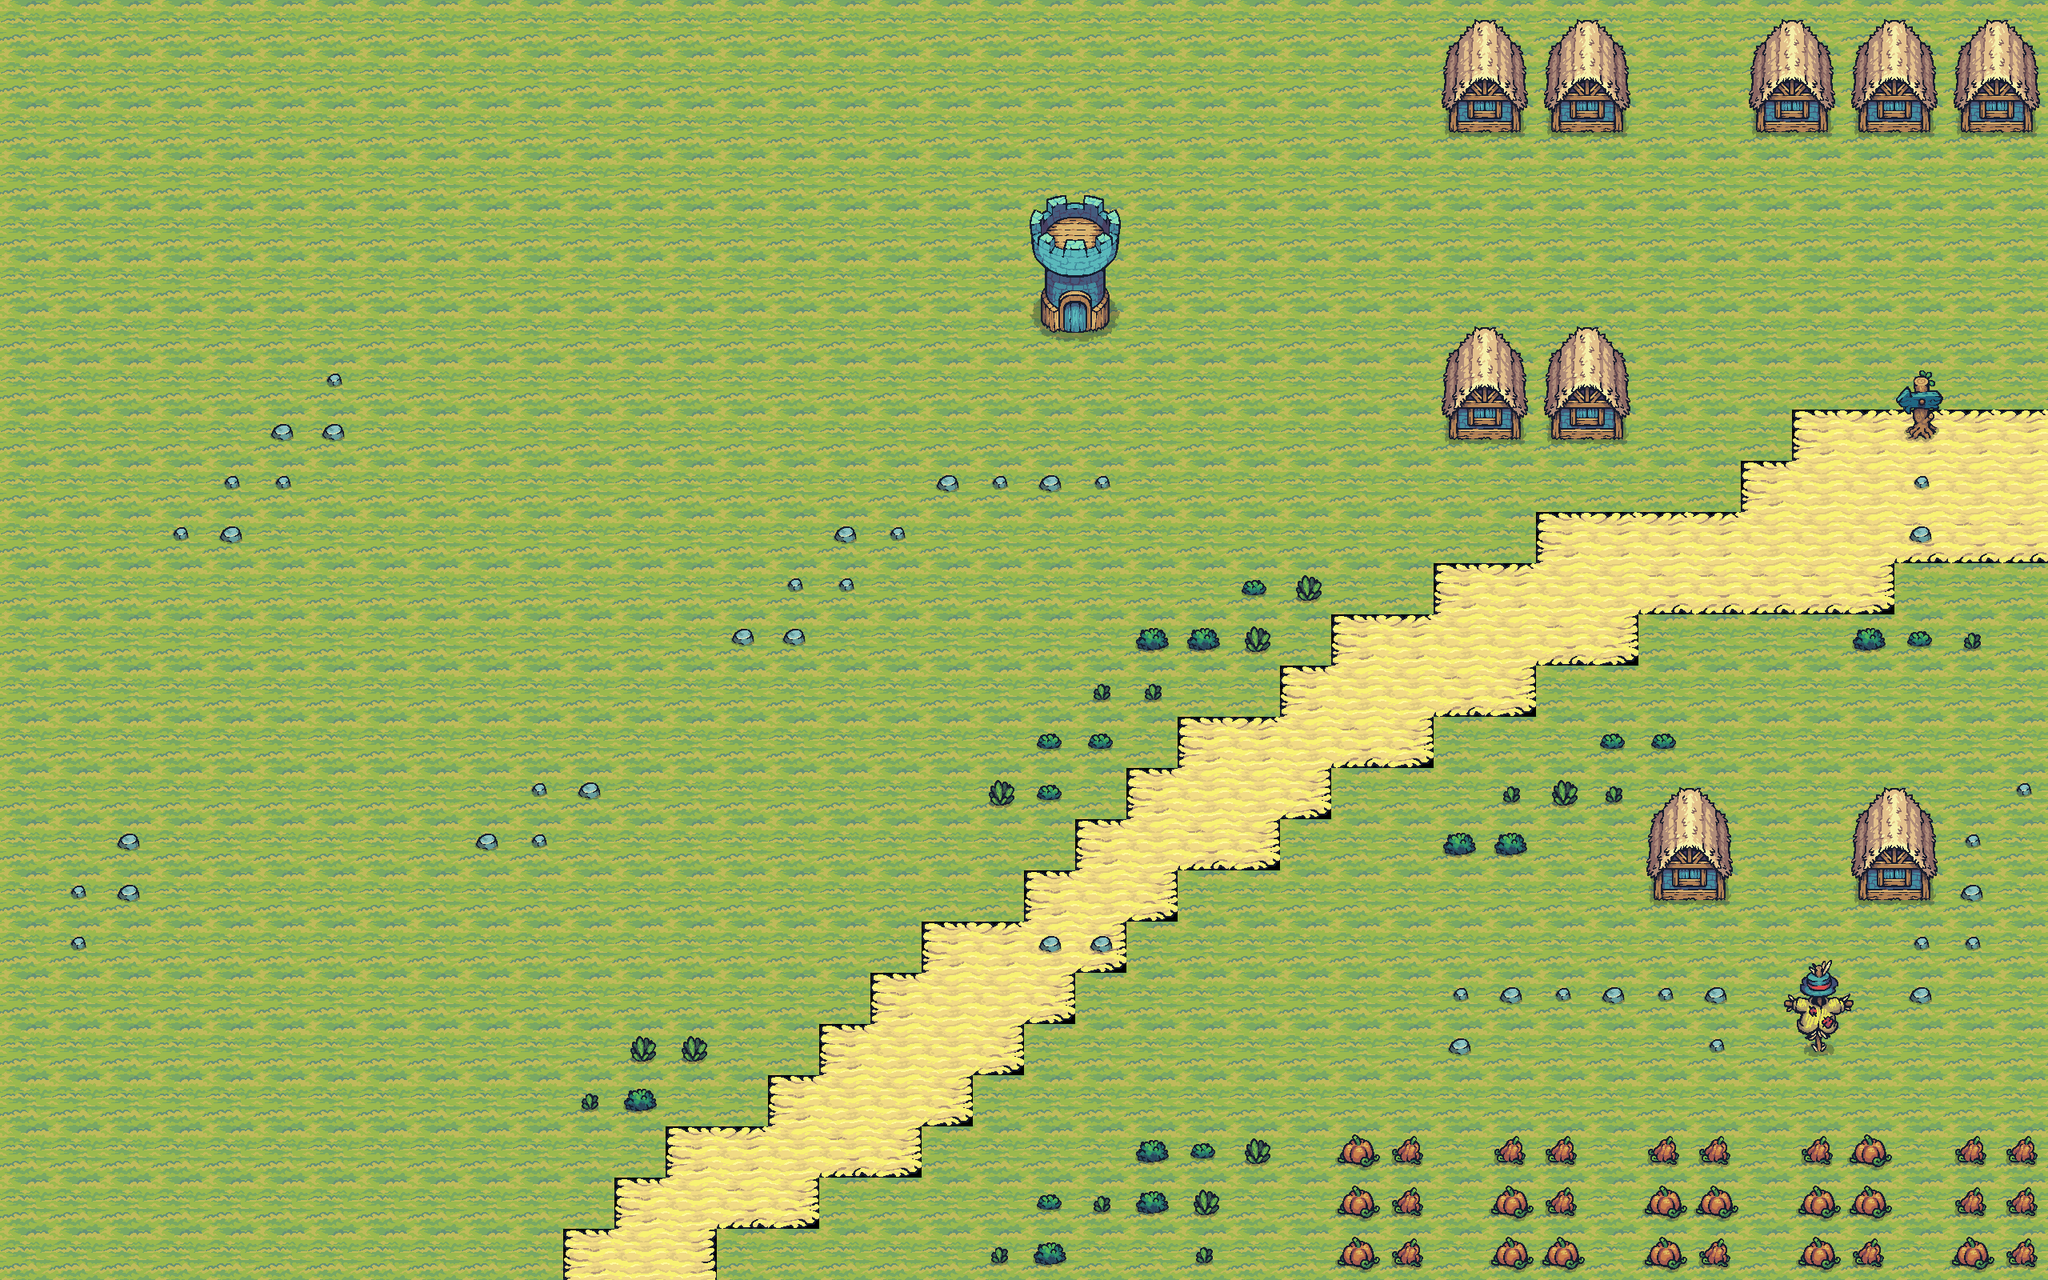

Below is a game level as drawn by its tile map, then a one-line description and the .tmx that defines it (tile-layer data replaced by summaries):
An orthogonal 40x25 tile map with 64x64 px tiles, 4 tile layers (water, ground, props, buildings), 15 tilesets and 22 objects (6x peasant, 4x warrior, 4x torch, 3x tnt, 2x barrel, ...).

<map version="1.8" tiledversion="1.8.6" orientation="orthogonal" renderorder="right-down" width="40" height="25" tilewidth="64" tileheight="64" infinite="0" nextlayerid="6" nextobjectid="161">
 <tileset firstgid="1" source="water.tsx" />
 <tileset firstgid="2" source="foam.tsx" />
 <tileset firstgid="74" source="ground-flat.tsx" />
 <tileset firstgid="114" source="props.tsx" />
 <tileset firstgid="142" source="bridge.tsx" />
 <tileset firstgid="154" source="house.tsx" />
 <tileset firstgid="160" source="castle.tsx" />
 <tileset firstgid="180" source="tower.tsx" />
 <tileset firstgid="188" source="archer.tsx" />
 <tileset firstgid="692" source="warrior.tsx" />
 <tileset firstgid="1124" source="tnt.tsx" />
 <tileset firstgid="1313" source="torch.tsx" />
 <tileset firstgid="1628" source="barrel.tsx" />
 <tileset firstgid="1749" source="sheep.tsx" />
 <tileset firstgid="1764" source="peasant.tsx" />
 <layer id="1" name="water" width="40" height="25">
  <data>[1000 cells, 0 non-empty, 0 distinct tile ids]</data>
 </layer>
 <layer id="2" name="ground" width="40" height="25">
  <data>[1000 cells, 1000 non-empty, 7 distinct tile ids]</data>
 </layer>
 <layer id="3" name="props" width="40" height="25">
  <data>[1000 cells, 119 non-empty, 16 distinct tile ids]</data>
 </layer>
 <layer id="4" name="buildings" width="40" height="25">
  <data>[1000 cells, 62 non-empty, 14 distinct tile ids]</data>
 </layer>
 <objectgroup id="5" name="objects">
  <object id="4" name="archer" gid="213" x="1317.04" y="295.618" width="64" height="64">
   <properties>
    <property name="behavior" type="class" propertytype="behavior">
     <properties>
      <property name="type" value=":offensive" />
     </properties>
    </property>
    <property name="character" type="class" propertytype="character">
     <properties>
      <property name="attack-cooldown" type="float" value="1" />
      <property name="attack-range" type="float" value="300" />
      <property name="damage-max" type="int" value="15" />
      <property name="damage-min" type="int" value="15" />
      <property name="movement-speed" type="float" value="40" />
      <property name="projectile-speed" type="float" value="200" />
      <property name="vision-range" type="float" value="500" />
     </properties>
    </property>
    <property name="health" type="class" propertytype="health">
     <properties>
      <property name="points" type="int" value="50" />
     </properties>
    </property>
    <property name="sprite" type="class" propertytype="sprite">
     <properties>
      <property name="name" value=":archer-blue" />
      <property name="sequence-name" value=":idle" />
     </properties>
    </property>
   </properties>
  </object>
  <object id="10" name="warrior" gid="711" x="2144.86" y="622.437" width="64" height="64">
   <properties>
    <property name="behavior" type="class" propertytype="behavior">
     <properties>
      <property name="type" value=":offensive" />
     </properties>
    </property>
    <property name="character" type="class" propertytype="character">
     <properties>
      <property name="attack-cooldown" type="float" value="0.6" />
      <property name="attack-range" type="float" value="50" />
      <property name="damage-max" type="int" value="60" />
      <property name="damage-min" type="int" value="60" />
      <property name="melee-attack" type="bool" value="true" />
      <property name="movement-speed" type="float" value="50" />
      <property name="team" type="int" value="0" />
      <property name="vision-range" type="float" value="400" />
     </properties>
    </property>
    <property name="health" type="class" propertytype="health">
     <properties>
      <property name="points" type="int" value="200" />
     </properties>
    </property>
    <property name="sprite" type="class" propertytype="sprite">
     <properties>
      <property name="name" value=":warrior-blue" />
     </properties>
    </property>
   </properties>
  </object>
  <object id="11" name="tnt" gid="1146" x="119.298" y="1461.16" width="64" height="64">
   <properties>
    <property name="behavior" type="class" propertytype="behavior">
     <properties>
      <property name="type" value=":offensive" />
     </properties>
    </property>
    <property name="character" type="class" propertytype="character">
     <properties>
      <property name="attack-cooldown" type="float" value="0.8" />
      <property name="attack-range" type="float" value="250" />
      <property name="damage-max" type="int" value="10" />
      <property name="damage-min" type="int" value="10" />
      <property name="movement-speed" type="float" value="30" />
      <property name="projectile-speed" type="float" value="100" />
      <property name="splash-attack" type="bool" value="true" />
      <property name="team" type="int" value="1" />
      <property name="vision-range" type="float" value="1000" />
     </properties>
    </property>
    <property name="health" type="class" propertytype="health">
     <properties>
      <property name="points" type="int" value="50" />
     </properties>
    </property>
    <property name="sprite" type="class" propertytype="sprite">
     <properties>
      <property name="name" value=":tnt-red" />
     </properties>
    </property>
   </properties>
  </object>
  <object id="12" name="torch" gid="1335" x="277.301" y="1390.97" width="64" height="64">
   <properties>
    <property name="behavior" type="class" propertytype="behavior">
     <properties>
      <property name="type" value=":offensive" />
     </properties>
    </property>
    <property name="character" type="class" propertytype="character">
     <properties>
      <property name="attack-cooldown" type="float" value="0.4" />
      <property name="attack-range" type="float" value="50" />
      <property name="damage-max" type="int" value="15" />
      <property name="damage-min" type="int" value="15" />
      <property name="fire-damage" type="int" value="10" />
      <property name="melee-attack" type="bool" value="true" />
      <property name="movement-speed" type="float" value="50" />
      <property name="team" type="int" value="1" />
      <property name="vision-range" type="float" value="1000" />
     </properties>
    </property>
    <property name="health" type="class" propertytype="health">
     <properties>
      <property name="points" type="int" value="150" />
     </properties>
    </property>
    <property name="sprite" type="class" propertytype="sprite">
     <properties>
      <property name="name" value=":torch-red" />
     </properties>
    </property>
   </properties>
  </object>
  </objectgroup>
</map>
<!-- 18 of 22 objects omitted -->
